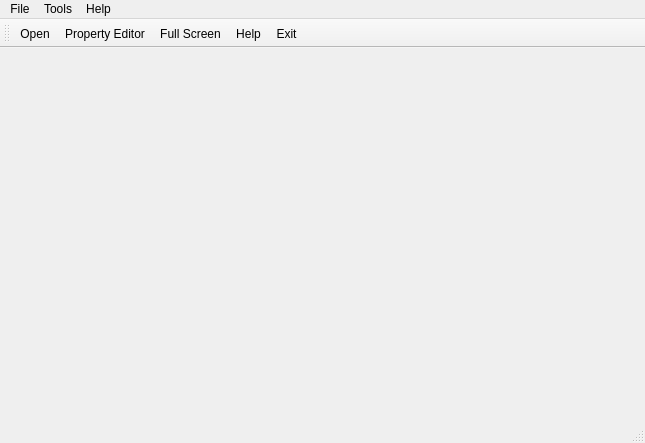
<?xml version="1.0" encoding="UTF-8"?>
<ui version="4.0">
 <class>MainWindow</class>
 <widget class="QMainWindow" name="MainWindow">
  <property name="geometry">
   <rect>
    <x>0</x>
    <y>0</y>
    <width>645</width>
    <height>443</height>
   </rect>
  </property>
  <property name="windowTitle">
   <string>MainWindow</string>
  </property>
  <widget class="QWidget" name="centralWidget">
   <layout class="QVBoxLayout" name="verticalLayout">
    <item>
     <widget class="QtGL" name="widget" native="true"/>
    </item>
   </layout>
  </widget>
  <widget class="QStatusBar" name="statusBar"/>
  <widget class="QMenuBar" name="menuBar">
   <property name="geometry">
    <rect>
     <x>0</x>
     <y>0</y>
     <width>645</width>
     <height>25</height>
    </rect>
   </property>
   <widget class="QMenu" name="menuFile">
    <property name="title">
     <string>File</string>
    </property>
    <addaction name="actionOpen"/>
    <addaction name="actionExit"/>
   </widget>
   <widget class="QMenu" name="menuTools">
    <property name="title">
     <string>Tools</string>
    </property>
    <addaction name="actionProperty_Editor"/>
    <addaction name="actionFull_Screen"/>
   </widget>
   <widget class="QMenu" name="menuHelp">
    <property name="title">
     <string>Help</string>
    </property>
    <addaction name="actionHelp"/>
   </widget>
   <addaction name="menuFile"/>
   <addaction name="menuTools"/>
   <addaction name="menuHelp"/>
  </widget>
  <widget class="QToolBar" name="toolBar">
   <property name="windowTitle">
    <string>toolBar</string>
   </property>
   <property name="toolButtonStyle">
    <enum>Qt::ToolButtonTextBesideIcon</enum>
   </property>
   <attribute name="toolBarArea">
    <enum>TopToolBarArea</enum>
   </attribute>
   <attribute name="toolBarBreak">
    <bool>false</bool>
   </attribute>
   <addaction name="actionOpen"/>
   <addaction name="actionProperty_Editor"/>
   <addaction name="actionFull_Screen"/>
   <addaction name="actionHelp"/>
   <addaction name="actionExit"/>
  </widget>
  <action name="actionOpen">
   <property name="icon">
    <iconset resource="resources.qrc">
     <normaloff>:/new/prefix1/Folder-Open-icon.png</normaloff>:/new/prefix1/Folder-Open-icon.png</iconset>
   </property>
   <property name="text">
    <string>Open</string>
   </property>
   <property name="toolTip">
    <string>Open a gridmap file</string>
   </property>
  </action>
  <action name="actionExit">
   <property name="icon">
    <iconset resource="resources.qrc">
     <normaloff>:/new/prefix1/Close-2-icon.png</normaloff>:/new/prefix1/Close-2-icon.png</iconset>
   </property>
   <property name="text">
    <string>Exit</string>
   </property>
   <property name="toolTip">
    <string>exit the application</string>
   </property>
  </action>
  <action name="actionFull_Screen">
   <property name="icon">
    <iconset resource="resources.qrc">
     <normaloff>:/new/prefix1/window-full-screen-icon.png</normaloff>:/new/prefix1/window-full-screen-icon.png</iconset>
   </property>
   <property name="text">
    <string>Full Screen</string>
   </property>
   <property name="toolTip">
    <string>show fullscreen</string>
   </property>
  </action>
  <action name="actionHelp">
   <property name="icon">
    <iconset resource="resources.qrc">
     <normaloff>:/new/prefix1/Actions-help-about-icon.png</normaloff>:/new/prefix1/Actions-help-about-icon.png</iconset>
   </property>
   <property name="text">
    <string>Help</string>
   </property>
  </action>
  <action name="actionProperty_Editor">
   <property name="icon">
    <iconset resource="resources.qrc">
     <normaloff>:/new/prefix1/Options-icon.png</normaloff>:/new/prefix1/Options-icon.png</iconset>
   </property>
   <property name="text">
    <string>Property Editor</string>
   </property>
   <property name="toolTip">
    <string>Edit the properties of the scene</string>
   </property>
  </action>
 </widget>
 <layoutdefault spacing="6" margin="11"/>
 <customwidgets>
  <customwidget>
   <class>QtGL</class>
   <extends>QWidget</extends>
   <header>QtGL.hpp</header>
   <container>1</container>
  </customwidget>
 </customwidgets>
 <resources>
  <include location="resources.qrc"/>
 </resources>
 <connections/>
</ui>
